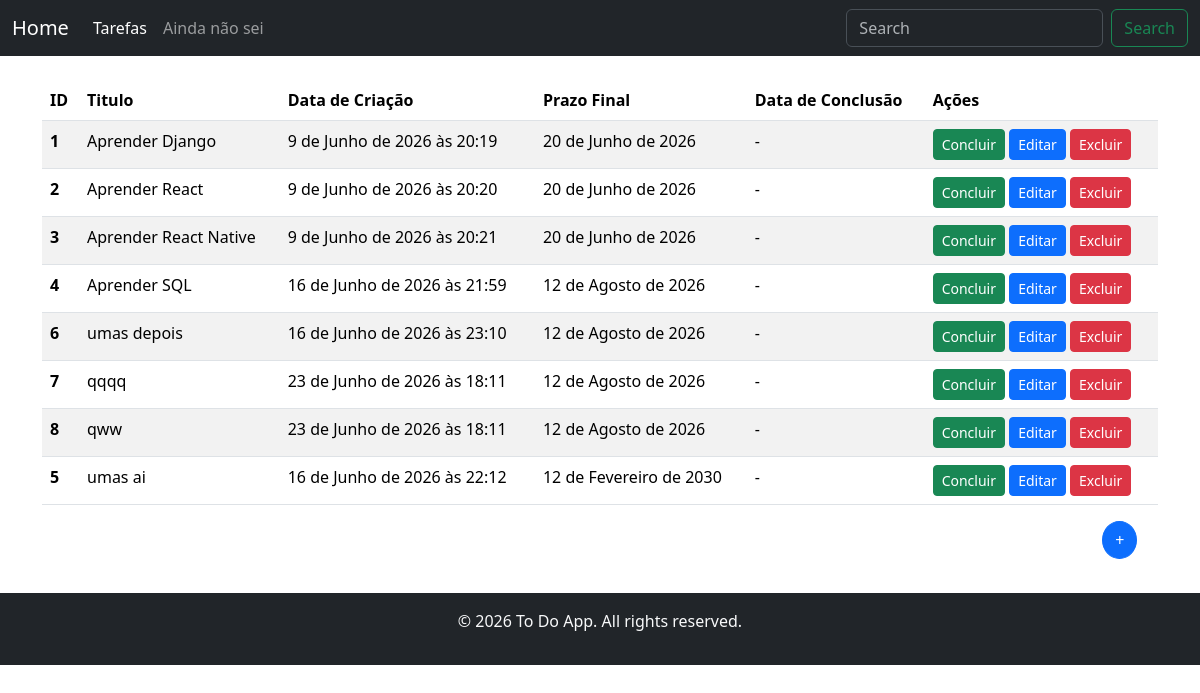
Page /list on the earlier database version.
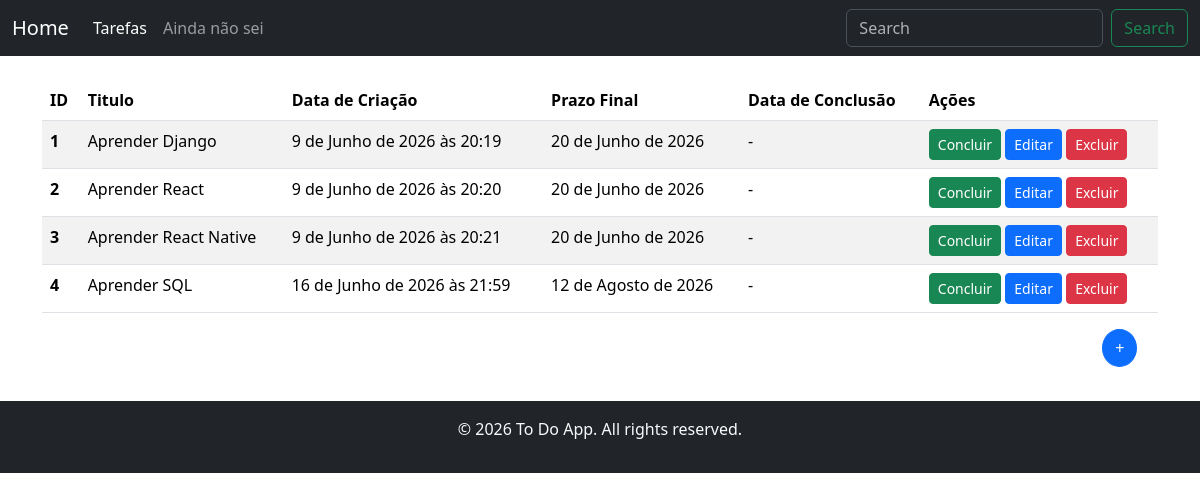
Same page on the later database version.
### to_do/models.py (models this page shows, shortened)
class To_do(models.Model):
    title = models.CharField(verbose_name="Titulo", max_length=200, null=False, blank=False)
    created_at = models.DateTimeField(auto_now_add=True, null=False, blank=False)
    deadline = models.DateField(verbose_name="Data de Entrega", null=False, blank=False)
    finished_at = models.DateField(null=True)
    class Meta:
        ordering = ["deadline"]
    """
        regras de negocios devem ser tratadas na camada de models...
        as views devem ser o mais simples possiveis...
    """

### to_do/views.py (the view)
# urls.py: path("list", Todo_ListView.as_view(), name="todo_list"),
class Todo_ListView(ListView):
    model = To_do
    template_name = "to_do/todo_list.html"
    context_object_name = "todo"

### to_do/templates/to_do/todo_list.html (shortened to what this page needs)
{% extends "base.html" %}
{% block content %}
    {% if todo %}
        <table class="table table-striped">
            <thead>
                <tr>
                    <th scope="col">ID</th>
                    <th scope="col">Titulo</th>
                    <th scope="col">Data de Criação</th>
                    <th scope="col">Prazo Final</th>
                    <th scope="col">Data de Conclusão</th>
                    <th scope="col">Ações</th>
                </tr>
            </thead>
            <tbody>
                {% for td in todo %}
                    <tr>
                        <th scope="row">{{ td.id }}</th>
                        <td>{{ td.title }}</td>
                        <td>{{ td.created_at }}</td>
                        <td>{{ td.deadline|default:"-" }}</td>
                        <td>{{ td.finished_at|default:"-" }}</td>
                        <td>
                            <a
                                href="{% url 'todo_complete' pk=td.pk %}"
                                class="btn btn-success btn-sm {% if td.finished_at %}disabled{% endif %}">
                                Concluir
                            </a>
                            <a
                                href="{% url 'todo_update' td.pk %}"
                                class="btn btn-primary btn-sm {% if td.finished_at %}disabled{% endif %}">
                                Editar
                            </a>
                            <a href="{% url 'todo_delete' pk=td.pk %}" class="btn btn-danger btn-sm">Excluir</a>
                        </td>
                    </tr>
                {% endfor %}
            </tbody>
        </table>
    {% else %}
        <div class="card">
            <div class="card-body">
                Nenhuma tarefa cadastrada. Adicione uma nova tarefa para começar!
            </div>
        </div>
    {% endif %}
    <a
      href="{% url 'todo_create' %}"
      class="btn btn-primary rounded-circle"
      style="margin-left: 95%;
      margin-bottom: 10px;">
      +
    </a>
{% endblock %}

### to_do/templates/base.html (shortened to what this page needs)
<!doctype html>
<html lang="pt-br">
  <head>
    <link href="https://cdn.jsdelivr.net/npm/bootstrap@5.3.8/dist/css/bootstrap.min.css" rel="stylesheet">
  </head>
  <body>
    {% include "util/header.html" %}
    <main class="container mt-4">
        {% block  content %}
        {% endblock %}
    </main>
    {% include "util/footer.html" %}
  </body>
</html>

### to_do/templates/util/header.html
<nav class="navbar navbar-expand-lg bg-dark mb-3" data-bs-theme="dark">
    <div class="container-fluid">
        <a class="navbar-brand" href="{% url 'todo_base' %}">Home</a>
        <div class="collapse navbar-collapse" id="navbarSupportedContent">
            <ul class="navbar-nav me-auto mb-2 mb-lg-0">
                <li class="nav-item">
                    <a class="nav-link active" aria-current="page" href="{% url 'todo_list' %}">Tarefas</a>
                </li>
                <li class="nav-item">
                    <a class="nav-link" href="#">Ainda não sei</a>
                </li>
            </ul>
            <form class="d-flex" role="search">
                <input class="form-control me-2" type="search" placeholder="Search" aria-label="Search"/>
                <button class="btn btn-outline-success" type="submit">Search</button>
            </form>
        </div>
    </div>
</nav>

### to_do/templates/util/footer.html
<footer class="bg-dark text-light text-center py-3 mt-4">
    <p>&copy; 2026 To Do App. All rights reserved.</p>
</footer>

Differences in the rows shown:
removed To_do: id "6", title "umas depois", created_at "16 de Junho de 2026 às 23:10", deadline "12 de Agosto de 2026", finished_at "-"
removed To_do: id "7", title "qqqq", created_at "23 de Junho de 2026 às 18:11", deadline "12 de Agosto de 2026", finished_at "-"
removed To_do: id "8", title "qww", created_at "23 de Junho de 2026 às 18:11", deadline "12 de Agosto de 2026", finished_at "-"
removed To_do: id "5", title "umas ai", created_at "16 de Junho de 2026 às 22:12", deadline "12 de Fevereiro de 2030", finished_at "-"
